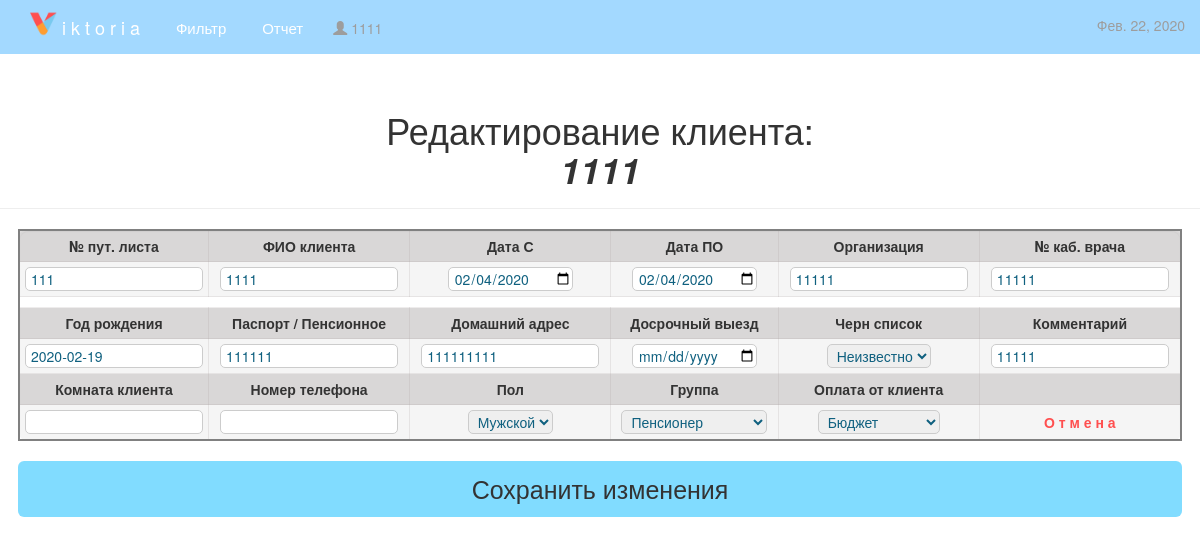
The page /edit/47/ on the database as committed earlier.
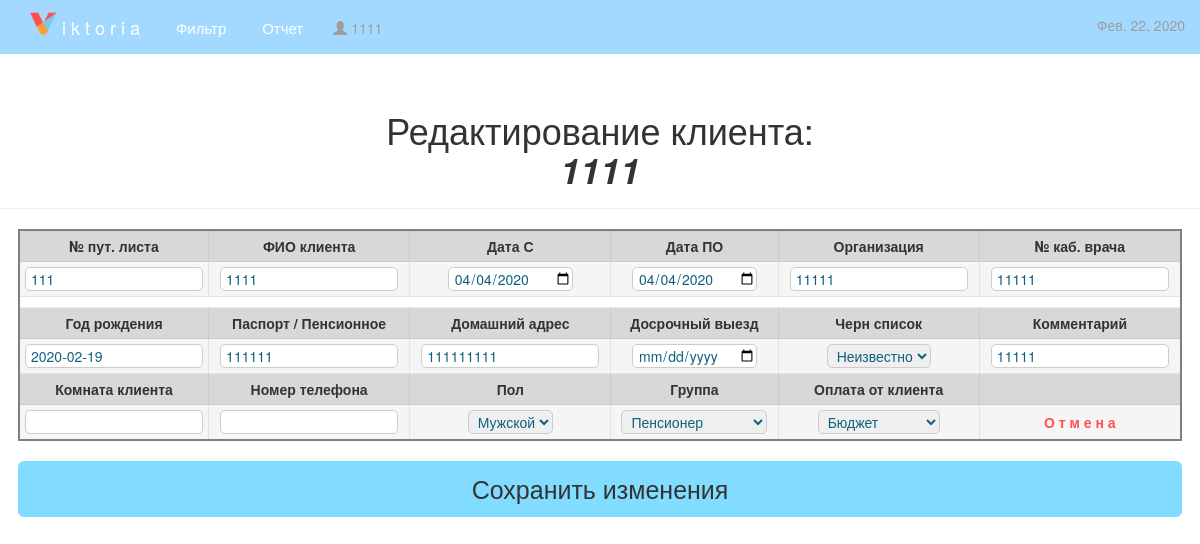
The same page on the database as committed later.
### posts/models.py (models this page shows, shortened)
class Person(models.Model):
    MALE = [
        ("Мужской", "Мужской"),
        ("Женский", "Женский"),
    ]
    GROUP = [
        ('Неизвестно', 'Неизвестно'),
        ("Пенсионер", "Пенсионер"),
        ("Инвалид", "Инвалид"),
        ("Глухонемой", "Глухонемой"),
        ("Общество слепых", "Общество слепых"),
    ]
    PAY = [
        ('Неизвестно', 'Неизвестно'),
        ('Бюджет', "Бюджет"),
        ('Наличка', "Наличка"),
        ('Перечисление', "Перечисление"),
    ]
    BLACK_LIST = [
        ('Неизвестно', 'Неизвестно'),
        ('Белый', 'Белый'),
        ('Черный', 'Черный'),
    ]
    number = models.CharField(default=1, max_length=20, help_text='№ пут. листа', null=True, blank=True)
    date_in = models.DateField(default=date.today, max_length=20, null=True, blank=False)
    date_out = models.DateField(default=date.today, max_length=20, null=True, blank=False)
    company = models.CharField(default='New company', max_length=50, help_text='Организация')
    cab_number = models.CharField(default='Cab. number', max_length=5, help_text='№ каб. врача')
    full_name = models.CharField(default='Full name', max_length=100, help_text='ФИО клиента', null=True, blank=True)
    birth_year = models.CharField(default='Birth YEAR', max_length=12, help_text='Год рождения')
    passport = models.CharField(default='Passport', max_length=50, help_text='Паспорт / пенсионное')
    address = models.CharField(default='Address', max_length=200, help_text='Домашний адресс')
    early_departure = models.DateField(default='Departure', max_length=20, null=True, blank=True)
    black_list = models.CharField(max_length=20, choices=BLACK_LIST, default='black_list')
    note = models.CharField(default='Notes', max_length=500, help_text='Комментарий', null=True, blank=True)
    room = models.CharField(default='room', max_length=10, help_text='Room', null=True, blank=True)
    phone = models.CharField(default='phone', max_length=20, help_text='phone', null=True, blank=True)
    male = models.CharField(max_length=20, choices=MALE, default='male')
    group = models.CharField(max_length=20, choices=GROUP, default='group')
    pay = models.CharField(max_length=20, choices=PAY, default='pay')

### posts/views.py (the view)
# urls.py: path('edit/<int:id>/', views.edit),
def edit(request, id):
    try:
        person = Person.objects.get(id=id)
        dated = date.today()
        if request.method == "POST":
            person.number = request.POST.get("number")
            person.date_in = request.POST.get("date_in")
            person.date_out = request.POST.get("date_out")
            person.company = request.POST.get("company")
            person.cab_number = request.POST.get("cab_number")
            person.full_name = request.POST.get("full_name")
            person.birth_year = request.POST.get("birth_year")
            person.passport = request.POST.get("passport")
            person.address = request.POST.get("address")
            if request.POST.get("early_departure"):
                person.early_departure = request.POST.get("early_departure")
            else:
                person.early_departure = None
            person.black_list = request.POST.get("black_list")
            person.note = request.POST.get("note")
            person.room = request.POST.get("room")
            person.phone = request.POST.get("phone")
            person.male = request.POST.get("male")
            person.group = request.POST.get("group")
            person.pay = request.POST.get("pay")
            person.save()
            return HttpResponseRedirect("/")
        else:
            return render(request, "edit.html", {"person": person, 'date': dated})
    except Person.DoesNotExist:
        return HttpResponseNotFound("<h2>Person not found</h2>")

### posts/templates/edit.html (shortened to what this page needs)
{% extends 'base.html' %}
{% block navbar %}
    <p class="navbar-text navbar-left" style="margin-top: 18px;">
        <i class="glyphicon glyphicon-user"></i> {{ person.full_name }}
    </p>
    <p class="navbar-text navbar-right">
        {{ date }}
    </p>
{% endblock %}
{% block forma_vvoda %}
    <div class="p1age-header">
        <h1 align="center">Редактирование клиента:<br><b> <em>{{ person.full_name }}</em></b></h1>
    </div>
    <form method="POST" action="">
        <table class="well" width="97%">
            <thead>
            <th width="50px">№ пут. листа</th>
            <th>ФИО клиента</th>
            <th>Дата С</th>
            <th>Дата ПО</th>
            <th>Организация</th>
            <th>№ каб. врача</th>
            </thead>
            <tr align="center">
                <td><input type="text" name="number" maxlength="20" value="{{ person.number }}"/></td>
                <td><input type="text" name="full_name" maxlength="100" value="{{ person.full_name }}"/></td>
                <td><input type="date" name="date_in" value="{{ person.date_in | date:"Y-m-d" }}"/></td>
                <td><input type="date" name="date_out" value="{{ person.date_out | date:"Y-m-d" }}"/></td>
                <td><input type="text" name="company" maxlength="50" value="{{ person.company }}"/></td>
                <td><input type="text" name="cab_number" maxlength="5" value="{{ person.cab_number }}"/></td>
            </tr>
            <thead class="string">
            <th colspan="6"></th>
            </thead>
            <thead>
            <th>Год рождения</th>
            <th>Паспорт / Пенсионное</th>
            <th>Домашний адрес</th>
            <th>Досрочный выезд</th>
            <th>Черн список</th>
            <th>Комментарий</th>
            </thead>
            <tr>
                <td><input type="text" name="birth_year" maxlength="12" value="{{ person.birth_year }}"/></td>
                <td><input type="text" name="passport" maxlength="50" value="{{ person.passport }}"/></td>
                <td><input type="text" name="address" maxlength="200" value="{{ person.address }}"/></td>
                <td><input type="date" name="early_departure" value="{{ person.early_departure | date:"Y-m-d" }}"/></td>
                <td>
                    <select name="black_list" id="id_black_list">
                        <option value="Неизвестно"{% if person.black_list == 'Неизвестно' %} selected {% endif %}>Неизвестно
                        </option>
                    </select>
                </td>
                <td><input type="text" name="note" maxlength="500" value="{{ person.note }}"/></td>
            </tr>
            <thead>
                <th>Комната клиента</th>
                <th>Номер телефона</th>
                <th>Пол</th>
                <th>Группа</th>
                <th>Оплата от клиента</th>
                <th></th>
            </thead>
            <tr>
                <td><input type="text" name="room" maxlength="10" value="{{ person.room }}"/></td>
                <td><input type="text" name="phone" maxlength="20" value="{{ person.phone }}"/></td>
                <td>
                    <select name="male" id="male">
                        <option value="Мужской" {% if person.male == 'Мужской' %} selected {% endif %}>Мужской</option>
                    </select>
                </td>
                <td>
                    <select name="group" id="group">
                        <option value="Пенсионер"{% if person.group == 'Пенсионер' %} selected {% endif %}>
                            Пенсионер
                        </option>
                    </select>
                </td>
                <td>
                    <select name="pay" id="pay">
                        <option value="Бюджет"{% if person.pay == 'Бюджет' %} selected {% endif %}>Бюджет</option>
                    </select>
                </td>
                <td><a href="/" class="cancel">О т м е н а</a></td>
            </tr>
        </table>
        <input type="submit" value="Сохранить изменения" class="btn btn-default btn-lg btn-block btn_sub">
    </form>
{% endblock %}

Rows that differ between the two databases and show on the page:
changed Person "Неизвестно": date_in "02/04/2020" → "04/04/2020"; date_out "02/04/2020" → "04/04/2020"
